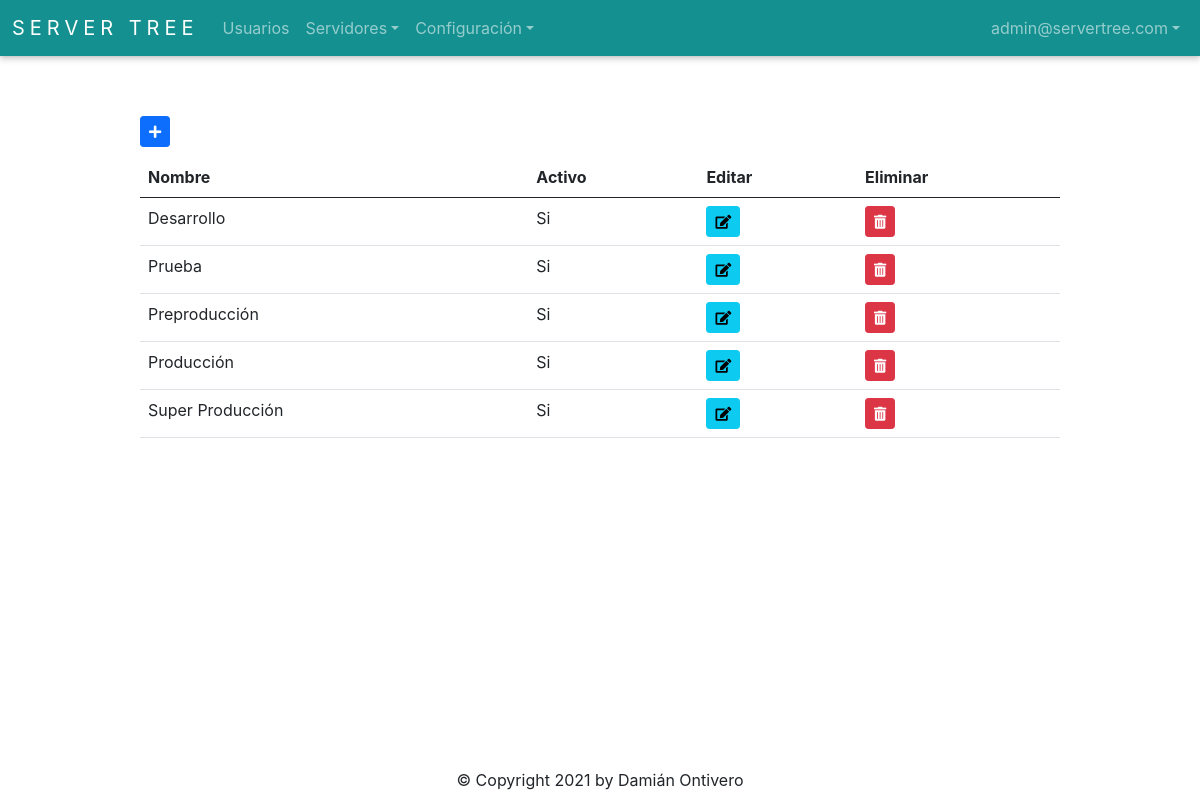
Page /environment/get_all (signed in) on the earlier database version.
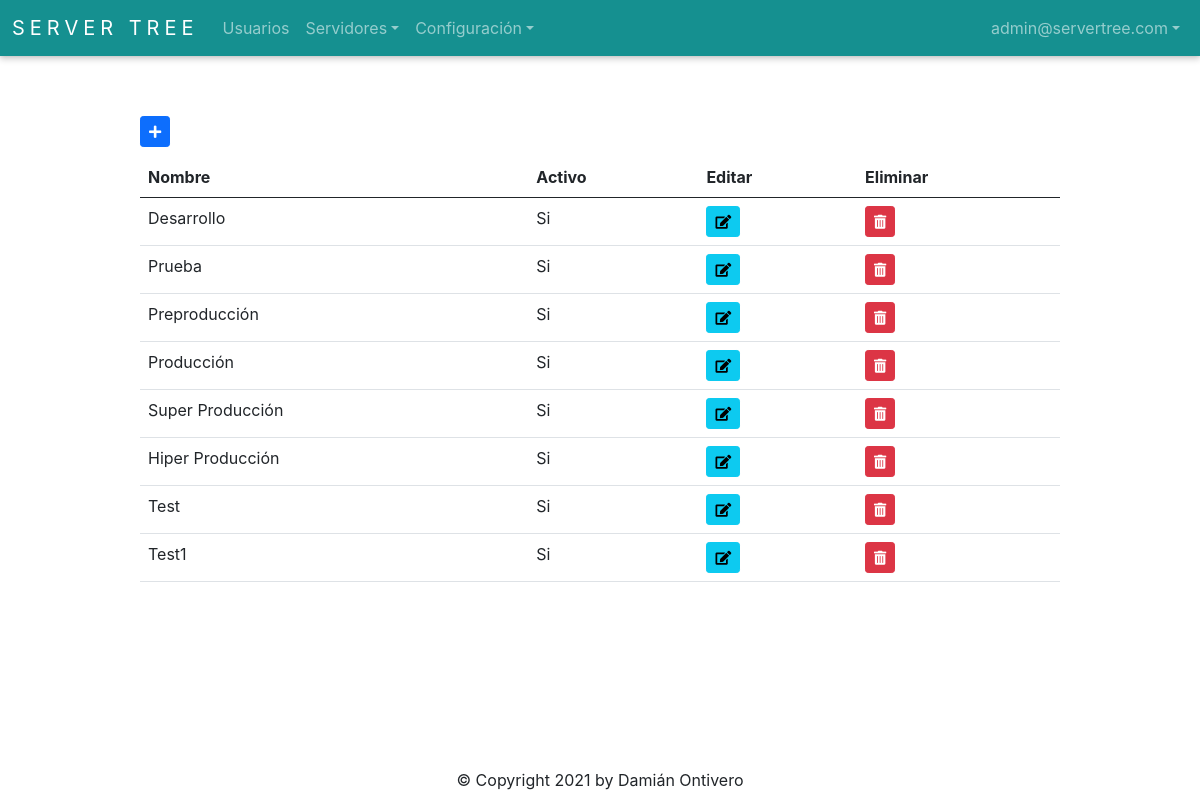
Same page on the later database version.
### app/environments/models.py (models this page shows, shortened)
class Environment(db.Model):
    __tablename__ = 'Environments'
    id = db.Column(db.Integer, autoincrement=True, primary_key=True, nullable=False)
    name = db.Column(db.String(50), nullable=False)
    is_active = db.Column(db.Boolean)
    @staticmethod
    def get_all():
        return Environment.query.all()

### app/environments/routes.py (the view)
@environment_bp.route('/get_all', methods=['GET', 'POST'])
@login_required
def get_all():
    data = Environment.get_all()
    environments = data
    environment_form = EnvironmentForm()
    user_form = UserForm()
    return render_template('environments.html', data=data, environments=environments, environment_form=environment_form, user_form=user_form)

### app/auth/models.py (called while the page is built)
    @staticmethod
    def get_all():
        return Role.query.all()

    @staticmethod
    def get_by_id(id):
        return User.query.get(id)

### app/auth/routes.py (called while the page is built)
@login_manager.user_loader
def load_user(user_id):
    return User.get_by_id(int(user_id))

### app/environments/templates/environments.html (shortened to what this page needs)
{% extends 'base.html' %}
{% import 'bootstrap/wtf.html' as wtf %}
{% block content %}
<div class="buttons">
  {% if current_user.role_id == 1 %}
    <button type="button" id="addEnvironmentButton" class="btn btn-primary btn-sm" data-bs-toggle="modal" data-bs-target="#environmentModal"><i class="fas fa-plus"></i></button>
  {% else %}
    <button disabled type="button" id="addEnvironmentButton" class="btn btn-primary btn-sm" data-bs-toggle="modal" data-bs-target="#environmentModal"><i class="fas fa-plus"></i></button>
  {% endif %}
</div>
<table class="table table-hover">
  <thead>
    <tr>
      <th>Nombre</th>
      <th>Activo</th>
      <th>Editar</th>
      <th>Eliminar</th>
    </tr>
  </thead>
  <tbody>
    {% for environment in data %}
      <tr>
        <td>{{ environment.name }}</td>
        <td>
          {% if environment.is_active == 0 %}
            No
          {% elif environment.is_active == 1  %}
            Si
          {% endif %}
        </td>
        {% if current_user.role_id == 1 %}
          <td>
            <button type="button" class="btn btn-info btn-sm" id="editEnvironmentButton" data-id={{ environment.id }} data-bs-toggle="modal" data-bs-target="#environmentModal"><i class="fas fa-edit"></i></button>
          </td>
          <td>
            <button type="button" class="btn btn-danger btn-sm" id="deleteEnvironmentButton" data-id={{ environment.id }} data-bs-toggle="modal" data-bs-target="#deleteEnvironmentModal"><i class="fas fa-trash-alt"></i></button>
          </td>
        {% endif %}
      </tr>
    {% endfor %}
  </tbody>
</table>
{% endblock %}

Differences in the rows shown:
added Environment: name "Hiper Producción", is_active "Si"
added Environment: name "Test", is_active "Si"
added Environment: name "Test1", is_active "Si"
